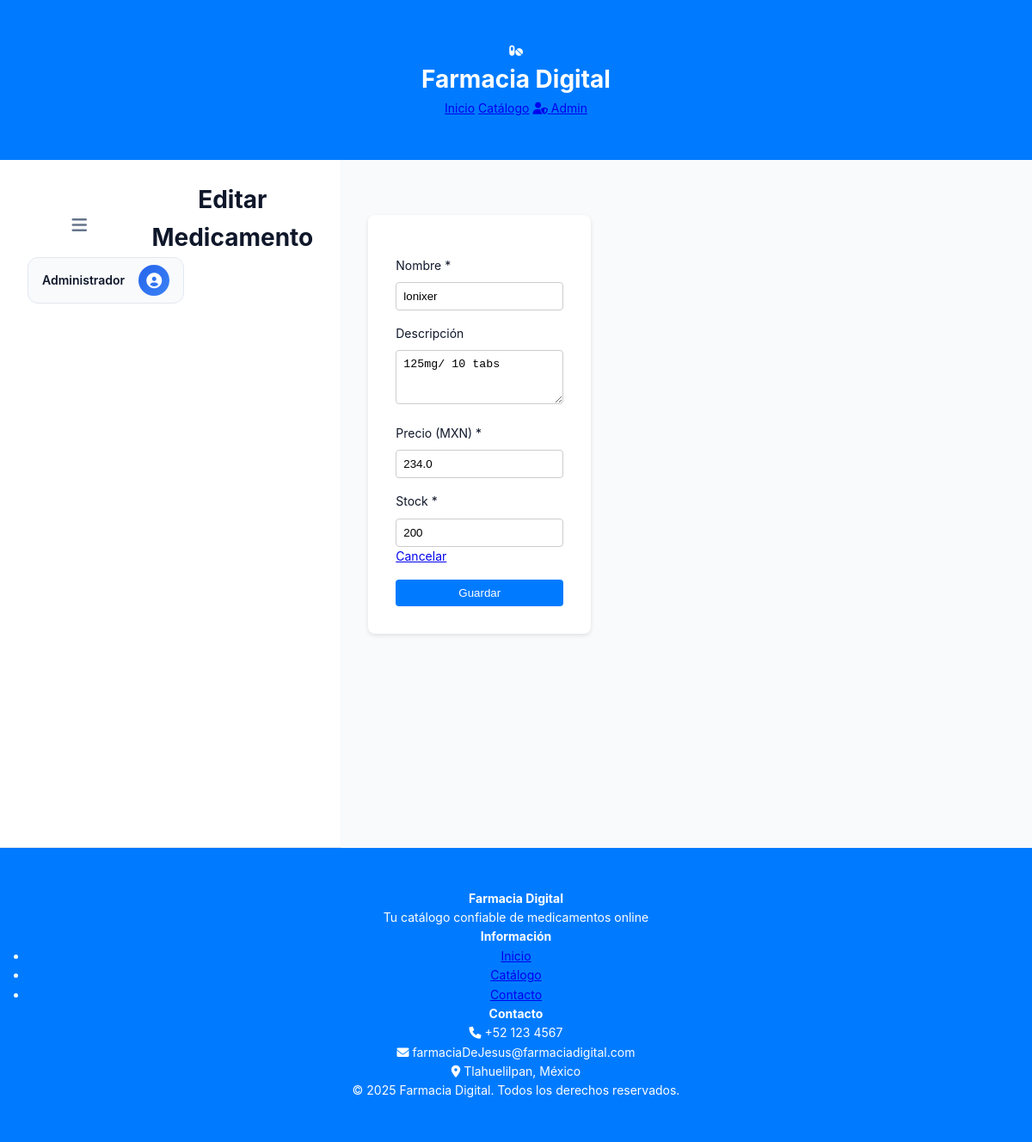
/medication/edit/4 (signed in), run on the app's committed database.
### tables this page shows
CREATE TABLE medication (
    id INTEGER PRIMARY KEY AUTOINCREMENT,
    name TEXT NOT NULL,
    description TEXT,
    price REAL NOT NULL,
    stock INTEGER NOT NULL
);

### app.py (the view, shortened to what this page needs)
@app.route('/medication/edit/<int:id>', methods=['GET', 'POST'])
def edit_med(id):
    if not session.get('admin'):
        return redirect(url_for('login'))
    conn = get_db_connection()
    med = conn.execute('SELECT * FROM medication WHERE id = ?', (id,)).fetchone()
    conn.close()
    return render_template('medication_form.html', action='edit', med=med)

### app.py (called while the page is built)
@app.context_processor
def inject_current_year():
    return {'current_year': datetime.datetime.now().year}

def get_db_connection():
    conn = sqlite3.connect('pharmacy.db')
    conn.row_factory = sqlite3.Row
    return conn

### templates/medication_form.html
{% extends 'base.html' %}
{% block extra_css %}
    <link rel="stylesheet" href="{{ url_for('static', filename='css/admin.css') }}">
{% endblock %}
{% block content %}
<main class="admin-main">
    <header class="admin-header">
        <div class="header-left">
            <button id="sidebarToggle" class="menu-toggle">
                <i class="fas fa-bars"></i>
            </button>
            <h2 id="pageTitle">{{ 'Editar' if action=='edit' else 'Crear' }} Medicamento</h2>
        </div>
        <div class="header-right">
            <div class="user-info">
                <span id="adminUsername">Administrador</span>
                <div class="user-avatar">
                    <i class="fas fa-user-circle"></i>
                </div>
            </div>
        </div>
    </header>
    <div class="admin-content">
        <div class="form-container">
            <form method="post">
                <div class="form-group">
                    <label for="name">Nombre *</label>
                    <input type="text" id="name" name="name" value="{{ med.name if med else '' }}" required>
                </div>
                <div class="form-group">
                    <label for="description">Descripción</label>
                    <textarea id="description" name="description" rows="3">{{ med.description if med else '' }}</textarea>
                </div>
                <div class="form-group">
                    <label for="price">Precio (MXN) *</label>
                    <input type="number" id="price" name="price" step="0.01" min="0" value="{{ med.price if med else '' }}" required>
                </div>
                <div class="form-group">
                    <label for="stock">Stock *</label>
                    <input type="number" id="stock" name="stock" min="0" value="{{ med.stock if med else '' }}" required>
                </div>
                <div class="form-actions">
                    <a href="{{ url_for('admin_panel') }}" class="btn-cancel">Cancelar</a>
                    <button type="submit" class="btn-save">Guardar</button>
                </div>
            </form>
        </div>
    </div>
</main>
{% endblock %}

### static/css/style.css (style rules this page uses)
* { box-sizing: border-box; margin: 0; padding: 0; }
body { font-family: Arial, sans-serif; background: #f9f9f9; color: #333; }
header, footer { background: #007BFF; color: #fff; padding: 1rem; text-align: center; }
.auth-container, .form-container { background: #fff; padding: 2rem; border-radius: 8px; box-shadow: 0 2px 5px rgba(0,0,0,0.1); max-width: 400px; margin: 2rem auto; }
label { display: block; margin-top: 1rem; }
input, textarea, button { width: 100%; padding: 0.5rem; margin-top: 0.5rem; border: 1px solid #ccc; border-radius: 4px; }
button { background: #007BFF; color: #fff; border: none; cursor: pointer; margin-top: 1rem; }

### static/css/admin.css (style rules this page uses)
:root { --primary-color: #2563eb; --primary-dark: #1e40af; --primary-light: #3b82f6; --secondary-color: #1e293b; --accent-color: #f59e0b; --accent-light: #fbbf24; --success-color: #10b981; --success-light: #34d399; --error-color: #ef4444; --error-light: #f87171; --warning-color: #f59e0b; --info-color: #06b6d4; --bg-primary: #f8fafc; --bg-secondary: #ffffff; --bg-dark: #0f172a; --bg-sidebar: #1e293b; --bg-card: #ffffff; --text-primary: #0f172a; --text-secondary: #64748b; --text-light: #94a3b8; --text-white: #ffffff; --border-color: #e2e8f0; --border-light: #f1f5f9; --shadow-sm: 0 1px 2px 0 rgba(0, 0, 0, 0.05); --shadow-md: 0 4px 6px -1px rgba(0, 0, 0, 0.1), 0 2px 4px -1px rgba(0, 0, 0, 0.06); --shadow-lg: 0 10px 15px -3px rgba(0, 0, 0, 0.1), 0 4px 6px -2px rgba(0, 0, 0, 0.05); --shadow-xl: 0 20px 25px -5px rgba(0, 0, 0, 0.1), 0 10px 10px -5px rgba(0, 0, 0, 0.04); --border-radius: 12px; --border-radius-sm: 8px; --border-radius-lg: 16px; --transition: all 0.3s cubic-bezier(0.4, 0, 0.2, 1); --transition-fast: all 0.15s ease-in-out; --spacing-xs: 0.25rem; --spacing-sm: 0.5rem; --spacing-md: 1rem; --spacing-lg: 1.5rem; --spacing-xl: 2rem; --spacing-2xl: 3rem; --sidebar-width: 280px; --sidebar-collapsed-width: 80px; }
* { margin: 0; padding: 0; box-sizing: border-box; }
body { font-family: -apple-system, BlinkMacSystemFont, 'Segoe UI', Roboto, 'Helvetica Neue', Arial, sans-serif; background-color: var(--bg-primary); color: var(--text-primary); line-height: 1.6; font-size: 14px; overflow-x: hidden; }
.admin-main { display: flex; min-height: 100vh; }
.admin-header { background: var(--bg-secondary); padding: var(--spacing-lg) var(--spacing-xl); box-shadow: var(--shadow-sm); border-bottom: 1px solid var(--border-color); position: sticky; top: 0; z-index: 100; backdrop-filter: blur(10px); background: rgba(255, 255, 255, 0.95); }
.header-left { display: flex; align-items: center; gap: var(--spacing-lg); }
.menu-toggle { background: none; border: none; font-size: 1.25rem; color: var(--text-secondary); cursor: pointer; padding: var(--spacing-sm); border-radius: var(--border-radius-sm); transition: var(--transition); }
#pageTitle { font-size: 1.75rem; font-weight: 700; color: var(--text-primary); margin: 0; }
.header-right { display: flex; align-items: center; gap: var(--spacing-lg); }
.user-info { display: flex; align-items: center; gap: var(--spacing-md); padding: var(--spacing-sm) var(--spacing-md); background: var(--bg-primary); border-radius: var(--border-radius); border: 1px solid var(--border-color); }
.user-info span { font-weight: 600; color: var(--text-primary); }
.user-avatar { width: 36px; height: 36px; background: linear-gradient(135deg, var(--primary-color) 0%, var(--primary-light) 100%); border-radius: 50%; display: flex; align-items: center; justify-content: center; color: var(--text-white); font-size: 1.125rem; }
.admin-content { padding: var(--spacing-xl); }

### data on the page
medication: name "lonixer", description "125mg/ 10 tabs", price "234.0", stock "200"

### other printed values
{{ 'Editar' if action=='edit' else 'Crear' }} "Editar"
